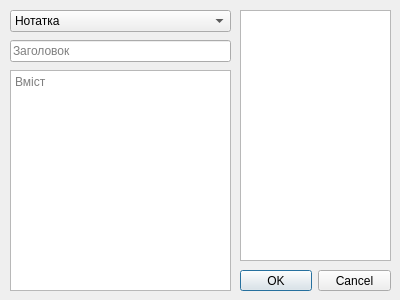
<?xml version="1.0" encoding="UTF-8"?>
<ui version="4.0">
 <class>CreationWindow</class>
 <widget class="QDialog" name="CreationWindow">
  <property name="geometry">
   <rect>
    <x>0</x>
    <y>0</y>
    <width>400</width>
    <height>300</height>
   </rect>
  </property>
  <property name="windowTitle">
   <string>Dialog</string>
  </property>
  <widget class="QDialogButtonBox" name="buttonBox">
   <property name="geometry">
    <rect>
     <x>240</x>
     <y>270</y>
     <width>151</width>
     <height>21</height>
    </rect>
   </property>
   <property name="orientation">
    <enum>Qt::Horizontal</enum>
   </property>
   <property name="standardButtons">
    <set>QDialogButtonBox::Cancel|QDialogButtonBox::Ok</set>
   </property>
  </widget>
  <widget class="QLineEdit" name="titleLineEdit">
   <property name="geometry">
    <rect>
     <x>10</x>
     <y>40</y>
     <width>221</width>
     <height>22</height>
    </rect>
   </property>
   <property name="placeholderText">
    <string>Заголовок</string>
   </property>
  </widget>
  <widget class="QTextEdit" name="contentTextEdit">
   <property name="geometry">
    <rect>
     <x>10</x>
     <y>70</y>
     <width>221</width>
     <height>221</height>
    </rect>
   </property>
   <property name="placeholderText">
    <string>Вміст</string>
   </property>
  </widget>
  <widget class="QComboBox" name="typeComboBox">
   <property name="geometry">
    <rect>
     <x>10</x>
     <y>10</y>
     <width>221</width>
     <height>22</height>
    </rect>
   </property>
   <item>
    <property name="text">
     <string>Нотатка</string>
    </property>
   </item>
   <item>
    <property name="text">
     <string>Завдання</string>
    </property>
   </item>
  </widget>
  <widget class="QListWidget" name="categoriesListWidget">
   <property name="geometry">
    <rect>
     <x>240</x>
     <y>10</y>
     <width>151</width>
     <height>251</height>
    </rect>
   </property>
  </widget>
 </widget>
 <resources/>
 <connections>
  <connection>
   <sender>buttonBox</sender>
   <signal>accepted()</signal>
   <receiver>CreationWindow</receiver>
   <slot>accept()</slot>
   <hints>
    <hint type="sourcelabel">
     <x>248</x>
     <y>254</y>
    </hint>
    <hint type="destinationlabel">
     <x>157</x>
     <y>274</y>
    </hint>
   </hints>
  </connection>
  <connection>
   <sender>buttonBox</sender>
   <signal>rejected()</signal>
   <receiver>CreationWindow</receiver>
   <slot>reject()</slot>
   <hints>
    <hint type="sourcelabel">
     <x>316</x>
     <y>260</y>
    </hint>
    <hint type="destinationlabel">
     <x>286</x>
     <y>274</y>
    </hint>
   </hints>
  </connection>
 </connections>
</ui>
